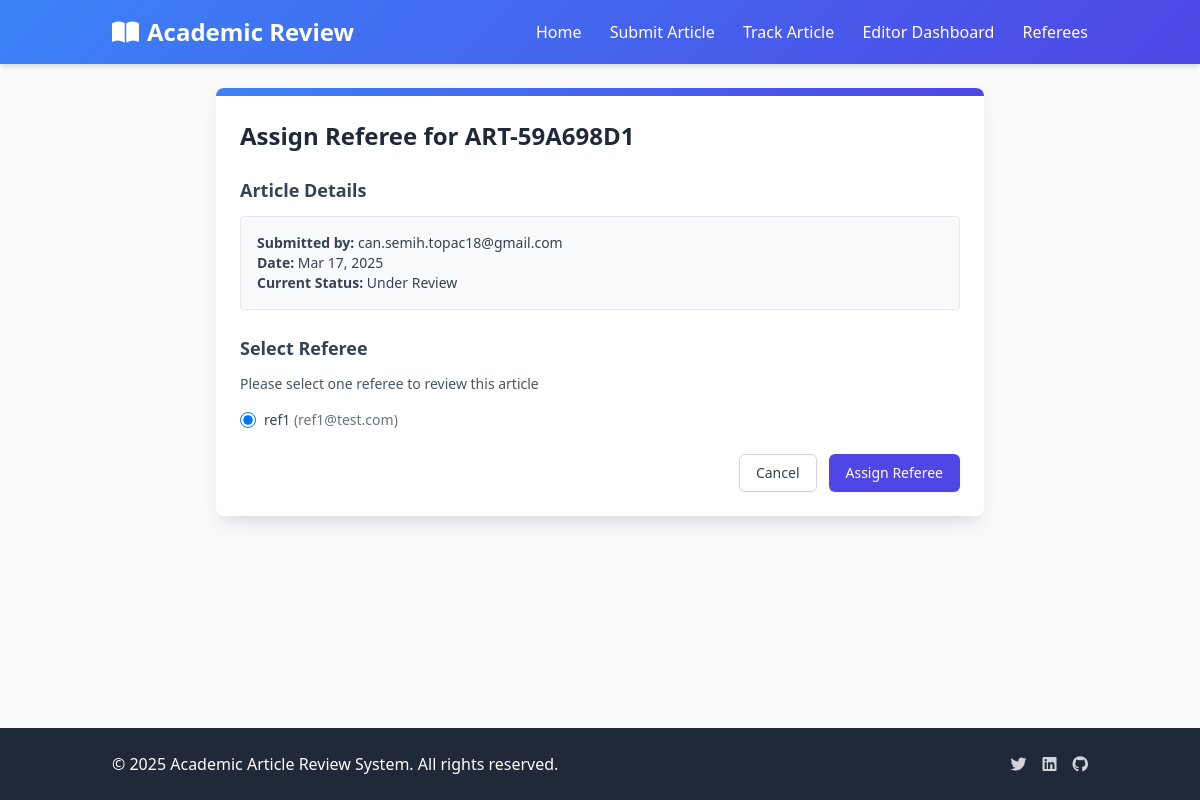
/editor/article/3/assign/, run on an earlier commit of the app's database.
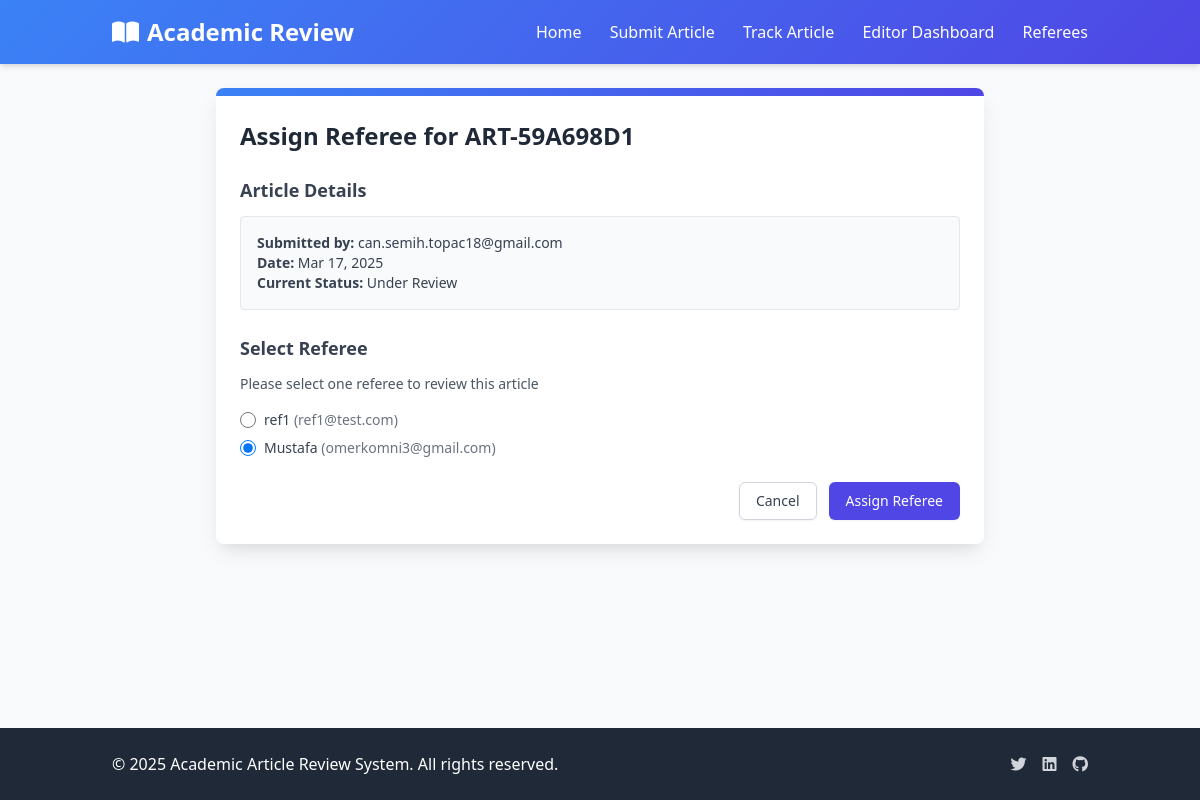
And on a later commit of the database.
### articles/models.py (models this page shows, shortened)
class Referee(models.Model):
    user = models.OneToOneField(User, on_delete=models.CASCADE)
    specialization = models.CharField(max_length=255, blank=True, help_text="Referee's area of expertise (e.g., Machine Learning, Data Science)")

class Article(models.Model):
    STATUS_CHOICES = (
        ('submitted', 'Submitted'),
        ('under_review', 'Under Review'),
        ('revision_required', 'Revision Required'),
        ('accepted', 'Accepted'),
        ('rejected', 'Rejected'),
    )
    title = models.CharField(max_length=255, null=True, blank=True)
    tracking_code = models.CharField(max_length=20, unique=True, editable=False)
    email = models.EmailField()
    file = models.FileField(upload_to='articles/')
    anonymized_file = models.FileField(upload_to='anonymized_articles/', null=True, blank=True)
    status = models.CharField(max_length=50, choices=STATUS_CHOICES, default='submitted')
    submission_date = models.DateTimeField(auto_now_add=True)
    last_updated = models.DateTimeField(auto_now=True)
    referee = models.ForeignKey('Referee', on_delete=models.SET_NULL, null=True, blank=True, related_name='assigned_articles')
    extracted_authors = models.TextField(blank=True, null=True, help_text="Automatically extracted author names")
    extracted_institutions = models.TextField(blank=True, null=True, help_text="Automatically extracted institutions")
    extracted_keywords = models.TextField(blank=True, null=True, help_text="Automatically extracted keywords")
    anonymization_map = models.TextField(blank=True, null=True, help_text="JSON mapping of original text to anonymized text")
    is_anonymized = models.BooleanField(default=False, help_text="Whether the article has been anonymized")

### articles/views.py (the view, shortened to what this page needs)
# urls.py: path('editor/article/<int:article_id>/assign/', views.assign_referee, name='assign_referee'),
def assign_referee(request, article_id):
    article = get_object_or_404(Article, id=article_id)
    referees = Referee.objects.all()
    return render(request, 'articles/editor/assign_referee.html', {
        'article': article,
        'referees': referees
    })

### templates/articles/editor/assign_referee.html (shortened to what this page needs)
{% extends 'articles/base.html' %}
{% block content %}
<div class="max-w-3xl mx-auto">
    <div class="bg-white rounded-lg shadow-card overflow-hidden">
        <div class="gradient-bg h-2"></div>
        <div class="p-6">
            <h1 class="text-2xl font-bold mb-6 text-gray-800">Assign Referee for {{ article.tracking_code }}</h1>
            <form method="post" action="{% url 'assign_referee' article.id %}">
                <div class="mb-6">
                    <h2 class="text-lg font-semibold mb-3 text-gray-700">Article Details</h2>
                    <div class="bg-gray-50 p-4 rounded border border-gray-200">
                        <p class="text-sm text-gray-700"><strong>Submitted by:</strong> {{ article.email }}</p>
                        <p class="text-sm text-gray-700"><strong>Date:</strong> {{ article.submission_date|date:"M d, Y" }}</p>
                        <p class="text-sm text-gray-700"><strong>Current Status:</strong> {{ article.get_status_display }}</p>
                    </div>
                </div>
                <div class="mb-6">
                    <h2 class="text-lg font-semibold mb-3 text-gray-700">Select Referee</h2>
                    <p class="text-sm text-gray-600 mb-4">Please select one referee to review this article</p>
                    <div class="space-y-2">
                        {% for referee in referees %}
                        <div class="flex items-center">
                            <input type="radio" id="referee-{{ referee.id }}" name="referee" value="{{ referee.id }}"
                                {% if article.referee.id == referee.id %}checked{% endif %}
                                class="h-4 w-4 text-indigo-600 focus:ring-indigo-500 border-gray-300 rounded">
                            <label for="referee-{{ referee.id }}" class="ml-2 block text-sm text-gray-700">
                                {{ referee.user.username }}
                                {% if referee.user.email %}<span class="text-gray-500">({{ referee.user.email }})</span>{% endif %}
                            </label>
                        </div>
                        {% empty %}
                        <p class="text-sm text-gray-500">No referees available.</p>
                        {% endfor %}
                    </div>
                </div>
                <div class="flex justify-end">
                    <a href="{% url 'editor_dashboard' %}" class="mr-3 inline-flex items-center px-4 py-2 border border-gray-300 shadow-sm text-sm font-medium rounded-md text-gray-700 bg-white hover:bg-gray-50 focus:outline-none focus:ring-2 focus:ring-offset-2 focus:ring-indigo-500">
                        Cancel
                    </a>
                    <button type="submit" class="inline-flex items-center px-4 py-2 border border-transparent shadow-sm text-sm font-medium rounded-md text-white bg-indigo-600 hover:bg-indigo-700 focus:outline-none focus:ring-2 focus:ring-offset-2 focus:ring-indigo-500">
                        Assign Referee
                    </button>
                </div>
            </form>
        </div>
    </div>
</div>
{% endblock %}

What changed in the data, as far as the page shows it:
changed Referee "ref1": referee "☑ ref1 (ref1@test.com)" → "☐ ref1 (ref1@test.com)"
added Referee: referee "☑ Mustafa (omerkomni3@gmail.com)", user.username "Mustafa", user.email "omerkomni3@gmail.com"
